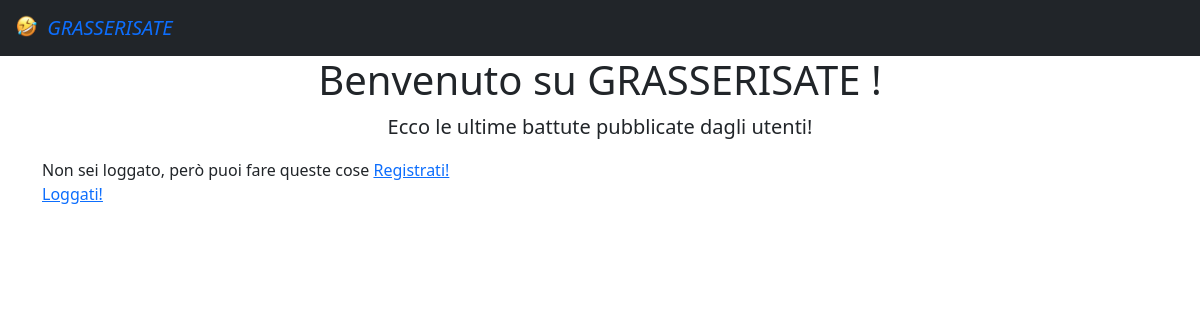
/filtered/Barzelletta, run on an earlier commit of the app's database.
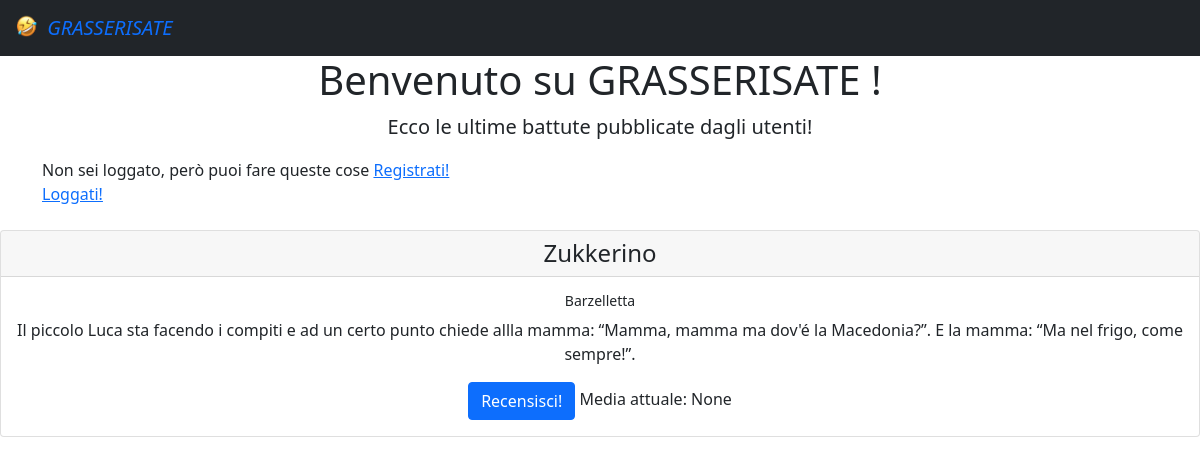
And on a later commit of the database.
### esame/models.py (models this page shows)
class Battute(models.Model):
    testo = models.TextField(default="")
    utente = models.ForeignKey(User, on_delete=models.CASCADE, related_name='utentebat')
    tempo = models.DateTimeField(auto_now=True)
    tipo = models.CharField(choices=SCELTE, default='bar', max_length=25)
    @property
    def calcola_media(self):
        media_tupla = self.battutarec.all().aggregate(Avg('voto'))
        media_lunga = media_tupla['voto__avg']
        if type(media_lunga) is NoneType:
            media = media_lunga
        else:
            media = round(media_lunga, 2)
        return media

### esame/views.py (the view)
# urls.py: path('filtered/<str:tipo>', views.VistaFiltrata.as_view(), name='vista_filtrata'),
class VistaFiltrata(ListView):
    template_name = 'vista_filtrata.html'
    model = Battute
    def get_queryset(self):
        tipo2 = self.request.resolver_match.kwargs['tipo']
        qs = Battute.objects.filter(tipo=tipo2).order_by('-tempo')
        return qs

### templates/vista_filtrata.html (shortened to what this page needs)
<html>
{% extends 'home.html' %}
{% block contenuto %}
    <div class="container">
        <h1> <div style="text-align: center;"> Benvenuto su GRASSERISATE {% if user.is_authenticated %} , {{ user.username }}{% endif %}!</div></h1>
        <p class="lead" style="text-align:center">
            Ecco le ultime battute pubblicate dagli utenti!
        </p>
        {% if user.is_authenticated %}
            <div style="text-align:center">
                <a href="{% url  "aggiungi_battuta"%}">
                    <button type="button" class="btn btn-primary">
                        Aggiungi una battuta!
                    </button>
                </a>
                <a href="{% url  "profilo" pk=request.user.id %}">
                    <button type="button" class="btn btn-info">
                        Vai al tuo profilo!
                    </button>
                </a>
                <a href="{% url  "filtro"%}">
                    <button type="button" class="btn btn-primary">
                        Filtra
                    </button>
                </a>
                <a href='{% url 'logout' %}'>
                    <button type="button" class="btn btn-danger">
                        Logout
                    </button>
                </a>
            </div>
        {% else %}
            Non sei loggato, però puoi fare queste cose
            <a href="{% url 'registrazione' %}">Registrati!</a><br>
            <a href="{% url 'login' %}">Loggati!</a>
            </div>
        {% endif %}
    <br>
    <div style="text-align:center">
        {% for b in object_list %}
            <div class="card">
                <h4 class="card-header"> {{ b.utente }} </h4>
                <div class="card-body">
                    <h6 class="card-title" > <small>{{ b.tipo }}</small>  </h6>
                    <p class="card-text"> {{ b.testo }} </p>
                    <a href="{% url "aggiungi_recensione" pk=b.id %}" class="btn btn-primary">Recensisci!</a> Media attuale: {{ b.calcola_media}}
                </div>
            </div>
            <br>
        {%  endfor %}
    </div>
{% endblock %}

What changed in the data, as far as the page shows it:
now on this page (row edited): Battute: utente "Zukkerino", tipo "Barzelletta", testo "Il piccolo Luca sta facendo i compiti e ad un certo punto chiede allla mamma: “Mamma, mamma ma dov'é la Macedonia?”. E la mamma: “Ma nel frigo, come sempre!”.", calcola_media "None"
